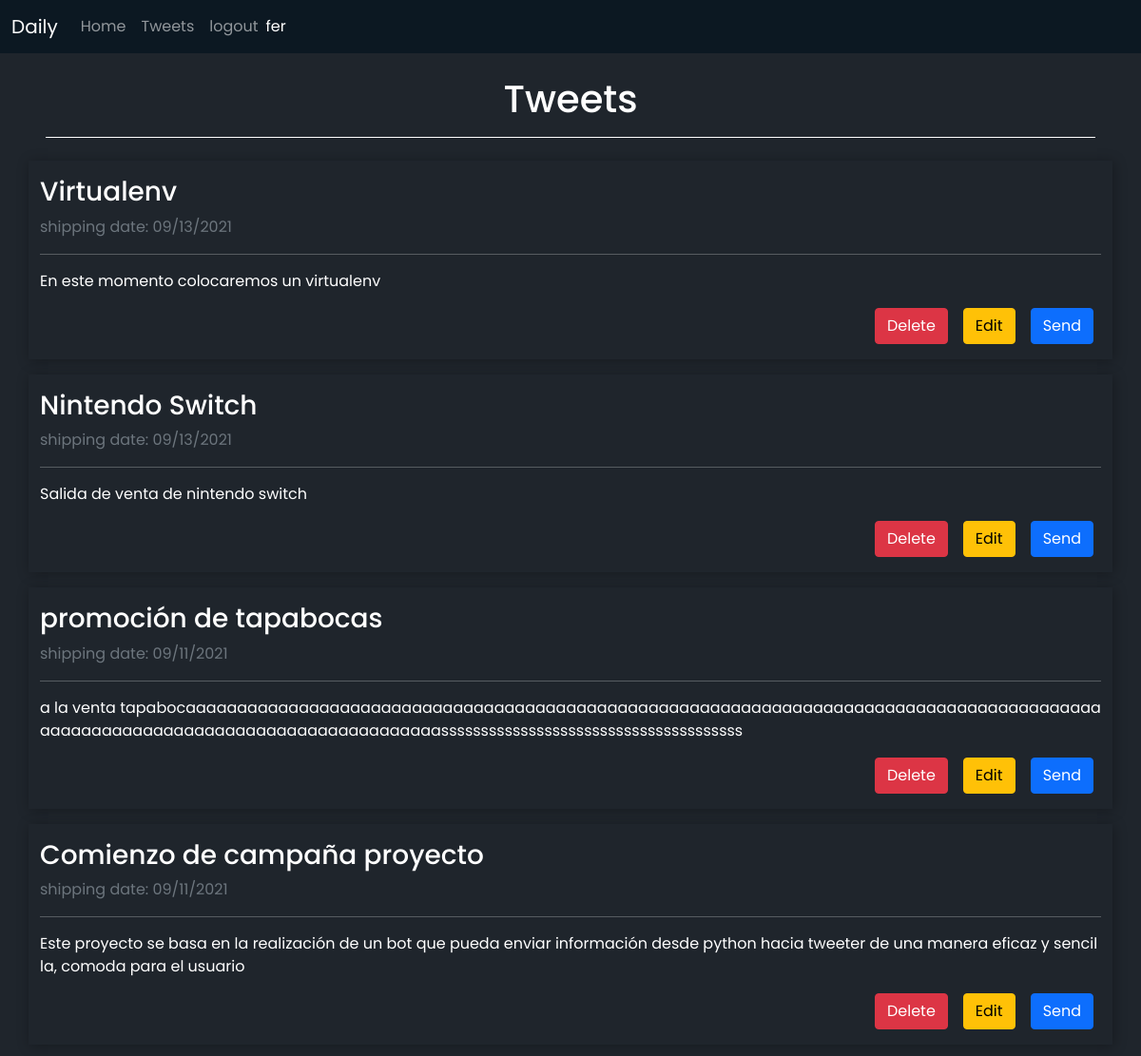
The page /tweets (signed in) on the database as committed earlier.
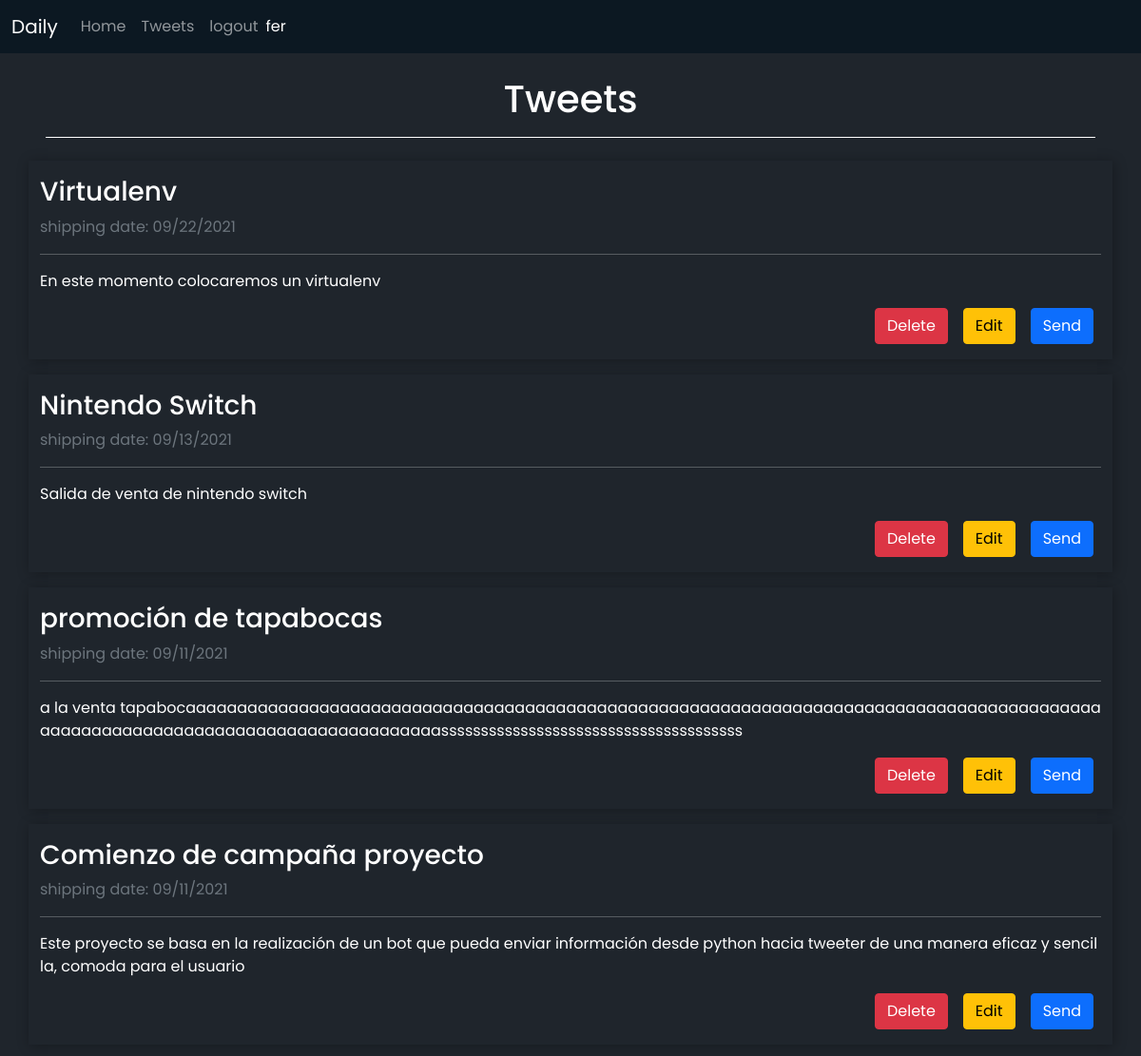
The same page on the database as committed later.
### daily/models.py (models this page shows, shortened)
class Entry(models.Model):
    owner = models.ForeignKey(User, on_delete=models.CASCADE)
    title = models.CharField(max_length=50)
    content = models.TextField(max_length=280, null= False, blank= False)
    date = models.CharField(max_length=255)

### daily/views.py (the view)
# urls.py: path('tweets', views.tweets, name='tweets'),
def tweets(request):
    tweets = Entry.objects.filter(owner = request.user)
    return render(request, 'daily/tweets.html', {'tweets': tweets})

### daily/templates/daily/tweets.html (shortened to what this page needs)
{% extends 'daily/layout.html' %}
{% load static %}
{% load crispy_forms_tags %}
{% block content %}
    <h1 class="text-white text-center mt-4 border-bottom border-white mx-5 mb-4 pb-3">Tweets</h1>
    {% for tweet in tweets %}
        <div class="container text-white my-3 py-3" style="box-shadow:1px 1px 13px 0.5px rgba(0, 0, 0, 0.3);">
            <div class="title">
                <h3 id="title-{{tweet.id}}">{{tweet.title}}</h3>
                <p id="date-{{tweet.id}}" class="text-muted">shipping date: {{tweet.date}}</p>
                <hr>
            </div>
            <div class="content" style="word-break: break-all;">
                <p id="content-{{tweet.id}}">{{tweet.content}}</p>
            </div>
            <div class="buttons d-flex justify-content-end">
                <a class="btn btn-danger mx-2" href="{% url 'delete' tweet.id %}">Delete</a>
                <a type='button'  data-bs-toggle="modal" data-bs-target="#exampleModal-{{tweet.id}}" class="btn btn-warning mx-2" href="#">Edit</a>
                <a href="{% url 'send' tweet.id %}" class="btn btn-primary mx-2">Send</a>
            </div>
        </div>
    {% endfor %}
{% endblock %}

Rows that differ between the two databases and show on the page:
changed Entry "Virtualenv": date "09/13/2021" → "09/22/2021"
